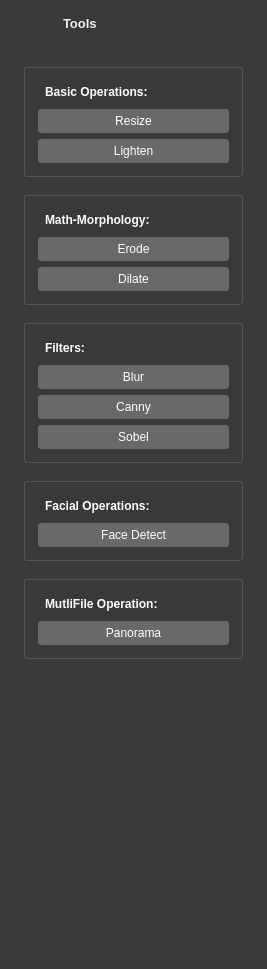
<?xml version="1.0" encoding="UTF-8"?>
<ui version="4.0">
 <class>ToolsWidget</class>
 <widget class="QWidget" name="ToolsWidget">
  <property name="geometry">
   <rect>
    <x>0</x>
    <y>0</y>
    <width>267</width>
    <height>969</height>
   </rect>
  </property>
  <property name="windowTitle">
   <string>Form</string>
  </property>
  <property name="styleSheet">
   <string notr="true">background-color: rgb(57,57, 57);
boder: 1px solid white;
</string>
  </property>
  <layout class="QVBoxLayout" name="verticalLayout" stretch="0,5">
   <item>
    <widget class="QFrame" name="frame_2">
     <property name="styleSheet">
      <string notr="true">border-radius: 2px;
border: none;</string>
     </property>
     <property name="frameShape">
      <enum>QFrame::StyledPanel</enum>
     </property>
     <property name="frameShadow">
      <enum>QFrame::Raised</enum>
     </property>
     <layout class="QHBoxLayout" name="horizontalLayout" stretch="1,5">
      <property name="topMargin">
       <number>5</number>
      </property>
      <property name="bottomMargin">
       <number>5</number>
      </property>
      <item>
       <widget class="QLabel" name="Icon">
        <property name="styleSheet">
         <string notr="true">border: none;</string>
        </property>
        <property name="text">
         <string/>
        </property>
        <property name="pixmap">
         <pixmap resource="../../res.qrc">:/images/ressources/tools_icon.png</pixmap>
        </property>
       </widget>
      </item>
      <item>
       <widget class="QLabel" name="label">
        <property name="font">
         <font>
          <pointsize>10</pointsize>
          <bold>true</bold>
         </font>
        </property>
        <property name="styleSheet">
         <string notr="true">color: #EEE;
border: none;</string>
        </property>
        <property name="text">
         <string>Tools</string>
        </property>
       </widget>
      </item>
     </layout>
    </widget>
   </item>
   <item>
    <widget class="QFrame" name="frame">
     <property name="styleSheet">
      <string notr="true">border-radius: 2px;
padding: 4px;
border: none;</string>
     </property>
     <property name="frameShape">
      <enum>QFrame::StyledPanel</enum>
     </property>
     <property name="frameShadow">
      <enum>QFrame::Raised</enum>
     </property>
     <layout class="QVBoxLayout" name="verticalLayout_3" stretch="0,0,0,0,0,0">
      <item>
       <widget class="QFrame" name="frame_3">
        <property name="styleSheet">
         <string notr="true">border-radius: 3px;
border: 1px solid #555;
margin-top: 12px;
</string>
        </property>
        <property name="frameShape">
         <enum>QFrame::StyledPanel</enum>
        </property>
        <property name="frameShadow">
         <enum>QFrame::Raised</enum>
        </property>
        <layout class="QVBoxLayout" name="verticalLayout_2">
         <item>
          <widget class="QLabel" name="label_2">
           <property name="styleSheet">
            <string notr="true">border: none;
color: white;
font-weight: bold;
margin-top: 0px;</string>
           </property>
           <property name="text">
            <string>Basic Operations:</string>
           </property>
          </widget>
         </item>
         <item>
          <widget class="QPushButton" name="resizeButton">
           <property name="styleSheet">
            <string notr="true">color: #FFF;
background-color: rgb(105, 105, 105);
border-radius: 3px;
border: none;
padding: 5px 25px;
margin-top: 0px;
</string>
           </property>
           <property name="text">
            <string>Resize</string>
           </property>
           <property name="icon">
            <iconset resource="../../res.qrc">
             <normaloff>:/images/ressources/resize_icon.png</normaloff>:/images/ressources/resize_icon.png</iconset>
           </property>
          </widget>
         </item>
         <item>
          <widget class="QPushButton" name="lightenButton">
           <property name="styleSheet">
            <string notr="true">color: #FFF;
background-color: rgb(105, 105, 105);
border-radius: 3px;
border: none;
padding: 5px 25px;
margin-top: 0px;
</string>
           </property>
           <property name="text">
            <string>Lighten</string>
           </property>
           <property name="icon">
            <iconset resource="../../res.qrc">
             <normaloff>:/images/ressources/light_icon.png</normaloff>:/images/ressources/light_icon.png</iconset>
           </property>
          </widget>
         </item>
        </layout>
       </widget>
      </item>
      <item>
       <widget class="QFrame" name="frame_4">
        <property name="styleSheet">
         <string notr="true">border-radius: 3px;
border: 1px solid #555;
margin-top: 12px;
</string>
        </property>
        <property name="frameShape">
         <enum>QFrame::StyledPanel</enum>
        </property>
        <property name="frameShadow">
         <enum>QFrame::Raised</enum>
        </property>
        <layout class="QVBoxLayout" name="verticalLayout_4">
         <item>
          <widget class="QLabel" name="label_3">
           <property name="styleSheet">
            <string notr="true">border: none;
color: white;
font-weight: bold;
margin-top: 0px;</string>
           </property>
           <property name="text">
            <string>Math-Morphology:</string>
           </property>
          </widget>
         </item>
         <item>
          <widget class="QPushButton" name="erodeButton">
           <property name="styleSheet">
            <string notr="true">color: #FFF;
background-color: rgb(105, 105, 105);
border-radius: 3px;
border: none;
padding: 5px 25px;
margin-top: 0px;
</string>
           </property>
           <property name="text">
            <string>Erode</string>
           </property>
           <property name="icon">
            <iconset resource="../../res.qrc">
             <normaloff>:/images/ressources/erode_icon.png</normaloff>:/images/ressources/erode_icon.png</iconset>
           </property>
          </widget>
         </item>
         <item>
          <widget class="QPushButton" name="dilateButton">
           <property name="styleSheet">
            <string notr="true">color: #FFF;
background-color: rgb(105, 105, 105);
border-radius: 3px;
border: none;
padding: 5px 25px;
margin-top: 0px;
</string>
           </property>
           <property name="text">
            <string>Dilate</string>
           </property>
           <property name="icon">
            <iconset resource="../../res.qrc">
             <normaloff>:/images/ressources/dilate_icon.png</normaloff>:/images/ressources/dilate_icon.png</iconset>
           </property>
          </widget>
         </item>
        </layout>
       </widget>
      </item>
      <item>
       <widget class="QFrame" name="frame_5">
        <property name="styleSheet">
         <string notr="true">border-radius: 3px;
border: 1px solid #555;
margin-top: 12px;
</string>
        </property>
        <property name="frameShape">
         <enum>QFrame::StyledPanel</enum>
        </property>
        <property name="frameShadow">
         <enum>QFrame::Raised</enum>
        </property>
        <layout class="QVBoxLayout" name="verticalLayout_5">
         <item>
          <widget class="QLabel" name="label_4">
           <property name="styleSheet">
            <string notr="true">border: none;
color: white;
font-weight: bold;
margin-top: 0px;</string>
           </property>
           <property name="text">
            <string>Filters:</string>
           </property>
          </widget>
         </item>
         <item>
          <widget class="QPushButton" name="blurButton">
           <property name="styleSheet">
            <string notr="true">color: #FFF;
background-color: rgb(105, 105, 105);
border-radius: 3px;
border: none;
padding: 5px 25px;
margin-top: 0px;
</string>
           </property>
           <property name="text">
            <string>Blur</string>
           </property>
           <property name="icon">
            <iconset resource="../../res.qrc">
             <normaloff>:/images/ressources/blur_icon.png</normaloff>:/images/ressources/blur_icon.png</iconset>
           </property>
          </widget>
         </item>
         <item>
          <widget class="QPushButton" name="pushButton_3">
           <property name="styleSheet">
            <string notr="true">color: #FFF;
background-color: rgb(105, 105, 105);
border-radius: 3px;
border: none;
padding: 5px 25px;
margin-top: 0px;
</string>
           </property>
           <property name="text">
            <string>Canny</string>
           </property>
           <property name="icon">
            <iconset resource="../../res.qrc">
             <normaloff>:/images/ressources/canny_icon.png</normaloff>:/images/ressources/canny_icon.png</iconset>
           </property>
          </widget>
         </item>
         <item>
          <widget class="QPushButton" name="sobelButton">
           <property name="styleSheet">
            <string notr="true">color: #FFF;
background-color: rgb(105, 105, 105);
border-radius: 3px;
border: none;
padding: 5px 25px;
margin-top: 0px;
</string>
           </property>
           <property name="text">
            <string>Sobel</string>
           </property>
           <property name="icon">
            <iconset resource="../../res.qrc">
             <normaloff>:/images/ressources/sobel_icon.png</normaloff>:/images/ressources/sobel_icon.png</iconset>
           </property>
          </widget>
         </item>
        </layout>
       </widget>
      </item>
      <item>
       <widget class="QFrame" name="frame_6">
        <property name="styleSheet">
         <string notr="true">border-radius: 3px;
border: 1px solid #555;
margin-top: 12px;
</string>
        </property>
        <property name="frameShape">
         <enum>QFrame::StyledPanel</enum>
        </property>
        <property name="frameShadow">
         <enum>QFrame::Raised</enum>
        </property>
        <layout class="QVBoxLayout" name="verticalLayout_6">
         <item>
          <widget class="QLabel" name="label_5">
           <property name="styleSheet">
            <string notr="true">border: none;
color: white;
font-weight: bold;
margin-top: 0px;</string>
           </property>
           <property name="text">
            <string>Facial Operations:</string>
           </property>
          </widget>
         </item>
         <item>
          <widget class="QPushButton" name="facialButton">
           <property name="styleSheet">
            <string notr="true">color: #FFF;
background-color: rgb(105, 105, 105);
border-radius: 3px;
border: none;
padding: 5px 25px;
margin-top: 0px;
</string>
           </property>
           <property name="text">
            <string>Face Detect</string>
           </property>
           <property name="icon">
            <iconset resource="../../res.qrc">
             <normaloff>:/images/ressources/face_icon.png</normaloff>:/images/ressources/face_icon.png</iconset>
           </property>
          </widget>
         </item>
        </layout>
       </widget>
      </item>
      <item>
       <widget class="QFrame" name="frame_7">
        <property name="styleSheet">
         <string notr="true">border-radius: 3px;
border: 1px solid #555;
margin-top: 12px;
</string>
        </property>
        <property name="frameShape">
         <enum>QFrame::StyledPanel</enum>
        </property>
        <property name="frameShadow">
         <enum>QFrame::Raised</enum>
        </property>
        <layout class="QVBoxLayout" name="verticalLayout_7">
         <item>
          <widget class="QLabel" name="label_6">
           <property name="styleSheet">
            <string notr="true">border: none;
color: white;
font-weight: bold;
margin-top: 0px;</string>
           </property>
           <property name="text">
            <string>MutliFile Operation:</string>
           </property>
          </widget>
         </item>
         <item>
          <widget class="QPushButton" name="panoramaButton">
           <property name="styleSheet">
            <string notr="true">color: #FFF;
background-color: rgb(105, 105, 105);
border-radius: 3px;
border: none;
padding: 5px 25px;
margin-top: 0px;
</string>
           </property>
           <property name="text">
            <string>Panorama</string>
           </property>
           <property name="icon">
            <iconset resource="../../res.qrc">
             <normaloff>:/images/ressources/panorama_icon.png</normaloff>:/images/ressources/panorama_icon.png</iconset>
           </property>
          </widget>
         </item>
        </layout>
       </widget>
      </item>
      <item>
       <spacer name="verticalSpacer">
        <property name="orientation">
         <enum>Qt::Vertical</enum>
        </property>
        <property name="sizeHint" stdset="0">
         <size>
          <width>20</width>
          <height>40</height>
         </size>
        </property>
       </spacer>
      </item>
     </layout>
    </widget>
   </item>
  </layout>
 </widget>
 <resources>
  <include location="../../res.qrc"/>
 </resources>
 <connections/>
</ui>
